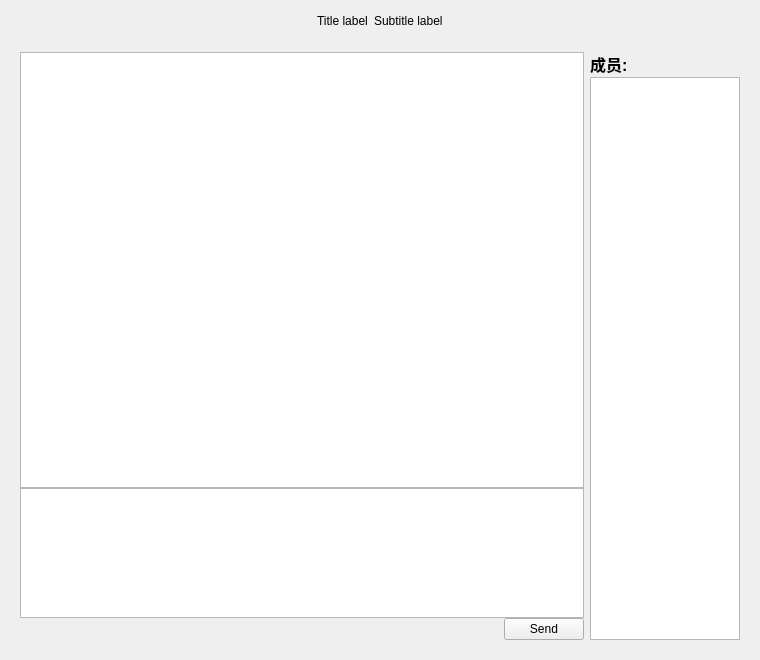
<?xml version="1.0" encoding="UTF-8"?>
<ui version="4.0">
 <class>GroupChatWindow</class>
 <widget class="QWidget" name="GroupChatWindow">
  <property name="geometry">
   <rect>
    <x>0</x>
    <y>0</y>
    <width>760</width>
    <height>660</height>
   </rect>
  </property>
  <property name="windowTitle">
   <string>Form</string>
  </property>
  <layout class="QVBoxLayout" name="verticalLayout_3">
   <item>
    <layout class="QHBoxLayout" name="horizontalLayout">
     <property name="sizeConstraint">
      <enum>QLayout::SetMaximumSize</enum>
     </property>
     <item>
      <spacer name="horizontalSpacer_4">
       <property name="orientation">
        <enum>Qt::Horizontal</enum>
       </property>
       <property name="sizeHint" stdset="0">
        <size>
         <width>40</width>
         <height>20</height>
        </size>
       </property>
      </spacer>
     </item>
     <item>
      <widget class="TitleLabel" name="lb_groupName">
       <property name="sizePolicy">
        <sizepolicy hsizetype="Preferred" vsizetype="Maximum">
         <horstretch>0</horstretch>
         <verstretch>0</verstretch>
        </sizepolicy>
       </property>
       <property name="maximumSize">
        <size>
         <width>16777215</width>
         <height>37</height>
        </size>
       </property>
       <property name="text">
        <string>Title label</string>
       </property>
      </widget>
     </item>
     <item>
      <widget class="SubtitleLabel" name="lb_gourpID">
       <property name="sizePolicy">
        <sizepolicy hsizetype="Preferred" vsizetype="Maximum">
         <horstretch>0</horstretch>
         <verstretch>0</verstretch>
        </sizepolicy>
       </property>
       <property name="maximumSize">
        <size>
         <width>16777215</width>
         <height>37</height>
        </size>
       </property>
       <property name="text">
        <string>Subtitle label</string>
       </property>
      </widget>
     </item>
     <item>
      <spacer name="horizontalSpacer_5">
       <property name="orientation">
        <enum>Qt::Horizontal</enum>
       </property>
       <property name="sizeHint" stdset="0">
        <size>
         <width>40</width>
         <height>20</height>
        </size>
       </property>
      </spacer>
     </item>
    </layout>
   </item>
   <item>
    <widget class="SegmentedToggleToolWidget" name="toolButtons">
     <property name="maximumSize">
      <size>
       <width>16777215</width>
       <height>32</height>
      </size>
     </property>
    </widget>
   </item>
   <item>
    <widget class="QStackedWidget" name="stackedWidget">
     <widget class="QWidget" name="page_chat">
      <layout class="QHBoxLayout" name="horizontalLayout_3">
       <item>
        <layout class="QVBoxLayout" name="verticalLayout">
         <property name="spacing">
          <number>0</number>
         </property>
         <item>
          <widget class="ListWidget" name="lw_message"/>
         </item>
         <item>
          <widget class="TextEdit" name="te_inputText">
           <property name="maximumSize">
            <size>
             <width>16777215</width>
             <height>130</height>
            </size>
           </property>
          </widget>
         </item>
         <item>
          <widget class="QWidget" name="widget" native="true">
           <layout class="QHBoxLayout" name="horizontalLayout_2">
            <property name="spacing">
             <number>0</number>
            </property>
            <property name="leftMargin">
             <number>0</number>
            </property>
            <property name="topMargin">
             <number>0</number>
            </property>
            <property name="rightMargin">
             <number>0</number>
            </property>
            <property name="bottomMargin">
             <number>0</number>
            </property>
            <item>
             <spacer name="horizontalSpacer">
              <property name="orientation">
               <enum>Qt::Horizontal</enum>
              </property>
              <property name="sizeHint" stdset="0">
               <size>
                <width>0</width>
                <height>0</height>
               </size>
              </property>
             </spacer>
            </item>
            <item>
             <widget class="PrimaryPushButton" name="SendButton">
              <property name="maximumSize">
               <size>
                <width>80</width>
                <height>16777215</height>
               </size>
              </property>
              <property name="text">
               <string>Send</string>
              </property>
             </widget>
            </item>
           </layout>
          </widget>
         </item>
        </layout>
       </item>
       <item>
        <layout class="QVBoxLayout" name="verticalLayout_2">
         <property name="spacing">
          <number>1</number>
         </property>
         <item>
          <widget class="StrongBodyLabel" name="lb_member">
           <property name="sizePolicy">
            <sizepolicy hsizetype="Maximum" vsizetype="Preferred">
             <horstretch>0</horstretch>
             <verstretch>0</verstretch>
            </sizepolicy>
           </property>
           <property name="maximumSize">
            <size>
             <width>60</width>
             <height>16777215</height>
            </size>
           </property>
           <property name="font">
            <font>
             <family>Segoe UI</family>
             <pointsize>12</pointsize>
             <bold>true</bold>
            </font>
           </property>
           <property name="text">
            <string>成员:</string>
           </property>
          </widget>
         </item>
         <item>
          <widget class="ListWidget" name="lw_members">
           <property name="sizePolicy">
            <sizepolicy hsizetype="Maximum" vsizetype="Expanding">
             <horstretch>0</horstretch>
             <verstretch>0</verstretch>
            </sizepolicy>
           </property>
           <property name="maximumSize">
            <size>
             <width>150</width>
             <height>16777215</height>
            </size>
           </property>
          </widget>
         </item>
        </layout>
       </item>
      </layout>
     </widget>
     <widget class="QWidget" name="page_file"/>
    </widget>
   </item>
  </layout>
 </widget>
 <customwidgets>
  <customwidget>
   <class>PushButton</class>
   <extends>QPushButton</extends>
   <header>qfluentwidgets</header>
  </customwidget>
  <customwidget>
   <class>PrimaryPushButton</class>
   <extends>PushButton</extends>
   <header>qfluentwidgets</header>
  </customwidget>
  <customwidget>
   <class>StrongBodyLabel</class>
   <extends>QLabel</extends>
   <header>qfluentwidgets</header>
  </customwidget>
  <customwidget>
   <class>SubtitleLabel</class>
   <extends>QLabel</extends>
   <header>qfluentwidgets</header>
  </customwidget>
  <customwidget>
   <class>TitleLabel</class>
   <extends>QLabel</extends>
   <header>qfluentwidgets</header>
  </customwidget>
  <customwidget>
   <class>Pivot</class>
   <extends>QWidget</extends>
   <header>qfluentwidgets</header>
  </customwidget>
  <customwidget>
   <class>SegmentedToolWidget</class>
   <extends>Pivot</extends>
   <header>qfluentwidgets</header>
  </customwidget>
  <customwidget>
   <class>SegmentedToggleToolWidget</class>
   <extends>SegmentedToolWidget</extends>
   <header>qfluentwidgets</header>
  </customwidget>
  <customwidget>
   <class>TextEdit</class>
   <extends>QTextEdit</extends>
   <header>qfluentwidgets</header>
  </customwidget>
  <customwidget>
   <class>ListWidget</class>
   <extends>QListWidget</extends>
   <header>qfluentwidgets</header>
  </customwidget>
 </customwidgets>
 <resources/>
 <connections/>
</ui>
